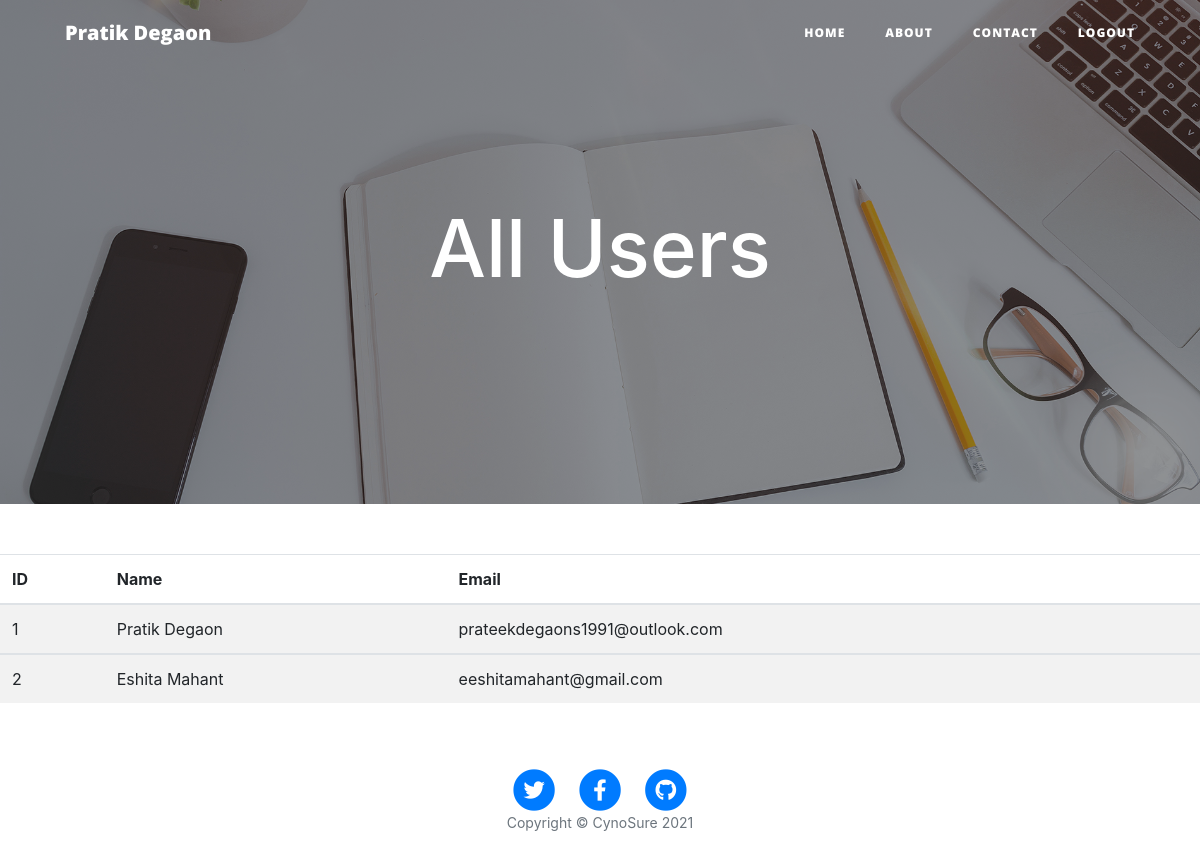
Before: /allUsers/ (signed in) with the older database file.
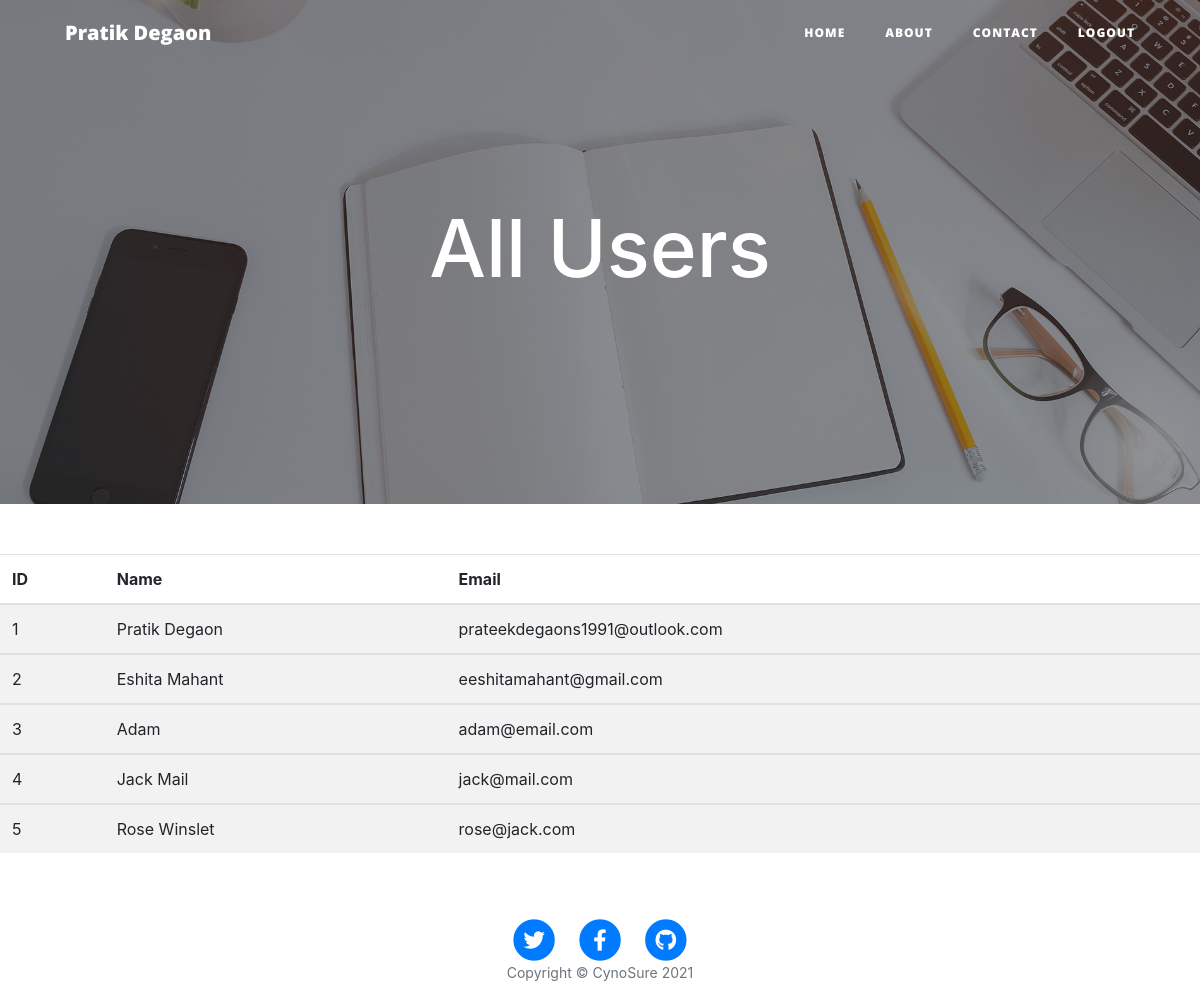
After: the same page with the newer database file.
### main.py (models this page shows)
class User(UserMixin, db.Model):
    __tablename__ = "users"
    id = db.Column(db.Integer, primary_key=True)
    email = db.Column(db.String(100), unique=True)
    password = db.Column(db.String(100))
    name = db.Column(db.String(100))
    posts = relationship("BlogPost", back_populates="author")
    comments = relationship("Comment", back_populates="comment_author")

### main.py (the view)
@app.route('/allUsers/')
@login_required
@admin_only
def all_users():
    return render_template("users_list.html", all_user=User.query.order_by(User.id), date=datetime.date.today().year)

### main.py (called while the page is built)
def admin_only(f):
    @wraps(f)
    def decorator_function(*args, **kwargs):
        try:
            if not current_user.is_authenticated or current_user.id != 1:
                abort(403, "Admin Access Needed")
        except AttributeError:
            abort(401)
        else:
            return f(*args, **kwargs)
    return decorator_function

@login_manager.user_loader
def load_user(user_id):
    return User.query.get(user_id)

### templates/users_list.html (shortened to what this page needs)
{% include "header.html" %}
<link rel="stylesheet" href="https://stackpath.bootstrapcdn.com/bootstrap/4.1.3/css/bootstrap.min.css">
  <header class="masthead" style="background-image: url('{{ url_for('static', filename='img/edit-bg.jpg')}}')">
    <div class="overlay"></div>
    <div class="container">
      <div class="row">
        <div class="col-lg-8 col-md-10 mx-auto">
          <div class="page-heading">
            <h1>All Users</h1>
          </div>
        </div>
      </div>
    </div>
  </header>
<table class="table table-striped">
  <thead>
    <tr>
      <th scope="col">ID</th>
      <th scope="col">Name</th>
      <th scope="col">Email</th>
    </tr>
  </thead>
      {% for user in all_user %}
  <tbody>
    <tr>
      <td>{{user.id}}</td>
      <td>{{user.name}}</td>
      <td>{{user.email}}</td>
    </tr>
  </tbody>
        {% endfor %}
</table>
{% include "footer.html" %}

### templates/header.html (shortened to what this page needs)
<!DOCTYPE html>
<html lang="en">
<head>
  <link href="{{ url_for('static', filename='vendor/bootstrap/css/bootstrap.min.css') }}" rel="stylesheet">
  <link href="{{ url_for('static', filename='vendor/fontawesome-free/css/all.min.css')}}" rel="stylesheet" type="text/css">
  <link href="{{ url_for('static', filename='css/clean-blog.min.css')}}" rel="stylesheet">
</head>
<body>
  <nav class="navbar navbar-expand-lg navbar-light fixed-top" id="mainNav">
    <div class="container">
      <a class="navbar-brand" href="{{url_for('get_all_posts')}}">{{current_user.name}}</a>
      <div class="collapse navbar-collapse" id="navbarResponsive">
        <ul class="navbar-nav ml-auto">
          {% if current_user.is_authenticated %}
          <li class="nav-item">
            <a class="nav-link" href="/">Home</a>
          </li>
          <li class="nav-item">
            <a class="nav-link" href="/about">About</a>
          </li>
          <li class="nav-item">
            <a class="nav-link" href="/contact">Contact</a>
          </li>
          <li class="nav-item">
            <a class="nav-link" href="{{url_for('logout')}}">Logout</a>
          </li>
          {% endif %}
        </ul>
      </div>
    </div>
  </nav>

Changed rows visible on the page:
added User: id "3", name "Adam", email "adam@email.com"
added User: id "4", name "Jack Mail", email "jack@mail.com"
added User: id "5", name "Rose Winslet", email "rose@jack.com"
